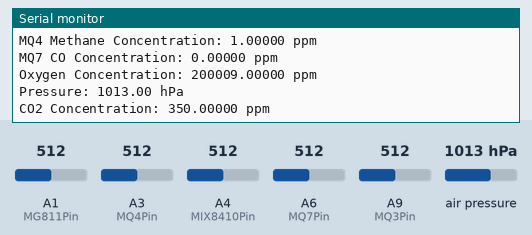
Simulated run of this sketch. Board: Arduino Mega 2560, built with avr-gcc and run on an emulated ATmega2560. Parts: the last lines printed to the serial monitor. The inputs (shaded band) are chosen by the test bench; at power-on: air pressure 1013 hPa, A1 (MG811Pin) = 512, A4 (MIX8410Pin) = 512, A3 (MQ4Pin) = 512, A6 (MQ7Pin) = 512, A9 (MQ3Pin) = 512. The ROS host is connected and sends only what is stated.

Above: at 1.9 s.
2.0 s: air pressure set to 952 hPa
At 3.3 s:
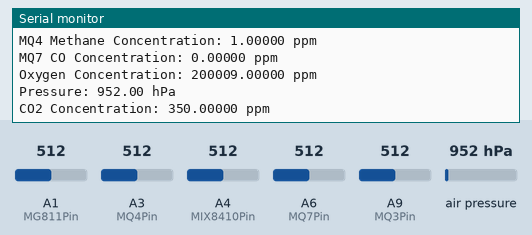
3.6 s: A1 (MG811Pin) set to 716
At 5.1 s:
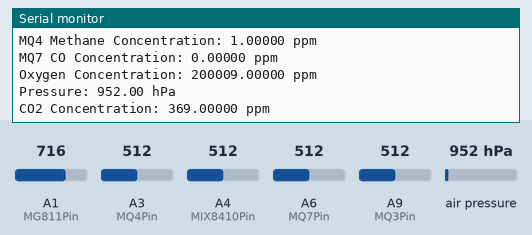
5.2 s: A4 (MIX8410Pin) set to 716
At 6.6 s:
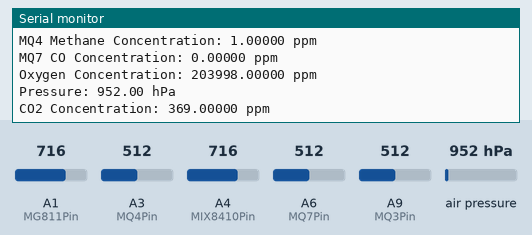
6.8 s: air pressure set to 975 hPa
At 7.9 s:
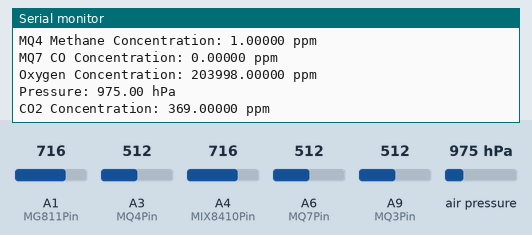
8.4 s: A1 (MG811Pin) set to 992
At 10.2 s:
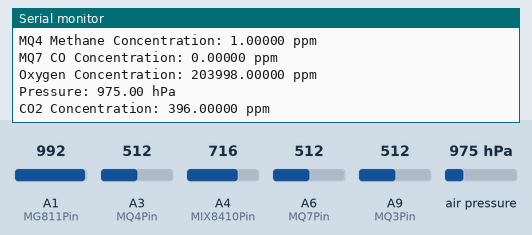
12.8 s: A4 (MIX8410Pin) set to 992
At 14.5 s:
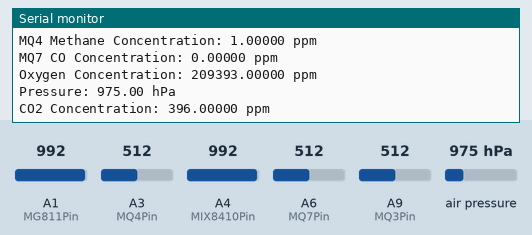
Timing chart, 0 to 15.4 s (numbered marks = the images above; inputs shaded):
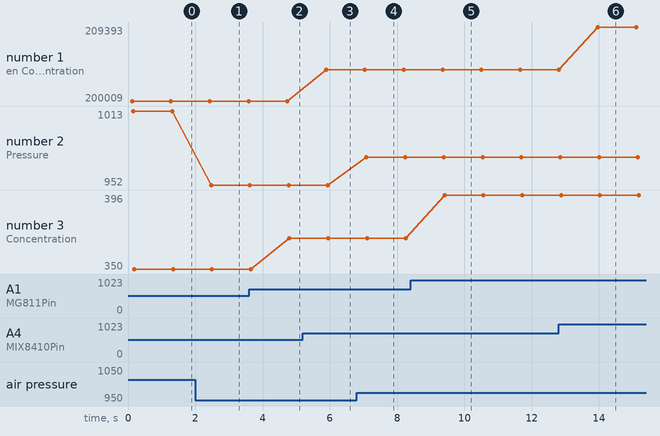

The sketch:

atm.ino
```cpp
#include <Wire.h>
#include <Adafruit_Sensor.h>
#include <Adafruit_BMP085.h>
#include <ros.h>
#include <std_msgs/Float64MultiArray.h>

ros::NodeHandle nh;

std_msgs::Float64MultiArray atm_data;
ros::Publisher chatter("atm_data", &atm_data);

// Define sensor pins
const int MQ3Pin = A9;
const int MQ4Pin = A3;
const int MQ7Pin = A6;
const int MIX8410Pin = A4;
const int BMP180PinSDA = 20;
const int BMP180PinSCL = 21;
const int MG811Pin = A1;

// Calibration values
const float MQ3_RL = 10.0;  // Resistance of the load resistor for MQ3 sensor
const float MQ4_RL = 10.0;  // Resistance of the load resistor for MQ4 sensor
const float MQ7_RL = 10.0;  // Resistance of the load resistor for MQ7 sensor
const float MG811_ZeroPointVoltage = 0.22; // Replace with your MG811 sensor's zero point voltage

// Objects for sensors
Adafruit_BMP085 bmp;

void setup() {
  Serial.begin(9600);
  Wire.begin();
  bmp.begin();
  nh.initNode();
  nh.advertise(chatter);
}

void loop() {
  // Read analog values from sensors
  int MQ3Value = analogRead(MQ3Pin);
  int MQ4Value = analogRead(MQ4Pin);
  int MQ7Value = analogRead(MQ7Pin);
  int MIX8410Value = analogRead(MIX8410Pin);
  int MG811Value = analogRead(MG811Pin);

  // Convert analog values to physical quantities
  float MQ3AlcoholConcentration = calculateMQ3AlcoholConcentration(MQ3Value);
  float MQ4MethaneConcentration = calculateMQ4MethaneConcentration(MQ4Value);
  float MQ7COConcentration = calculateMQ7COConcentration(MQ7Value);
  float OxygenConcentration = calculateOxygenConcentration(MIX8410Value);
  float Pressure = bmp.readPressure() / 100.0;  // Pressure in hPa
  float CO2Concentration = calculateCO2Concentration(MG811Value);

  // Print the sensor readings
  Serial.print("MQ3 Alcohol Concentration: ");
  Serial.print(MQ3AlcoholConcentration, 5);
  Serial.println(" ppm");

  Serial.print("MQ4 Methane Concentration: ");
  Serial.print(MQ4MethaneConcentration, 5);
  Serial.println(" ppm");

  Serial.print("MQ7 CO Concentration: ");
  Serial.print(MQ7COConcentration, 5);
  Serial.println(" ppm");

  Serial.print("Oxygen Concentration: ");
  Serial.print(OxygenConcentration, 5);
  Serial.println(" ppm");

  Serial.print("Pressure: ");
  Serial.print(Pressure);
  Serial.println(" hPa");

  Serial.print("CO2 Concentration: ");
  Serial.print(CO2Concentration, 5);
  Serial.println(" ppm");


  float data[6] = {MQ3AlcoholConcentration,MQ4MethaneConcentration,MQ7COConcentration,OxygenConcentration,Pressure,CO2Concentration};
  atm_data.data = data;
  atm_data.data_length = 6;
  chatter.publish(&atm_data);
  nh.spinOnce();

  delay(1000);
}

// Define your calibration functions for each sensor here
float calculateMQ3AlcoholConcentration(int rawValue) {

  return map(rawValue, 0, 1023, 0, 1);
}

float calculateMQ4MethaneConcentration(int rawValue) {

  return map(rawValue, 0, 1023, 1.7, 1.9);
}

float calculateMQ7COConcentration(int rawValue) {

  return map(rawValue, 0, 1023, 0, 0.1);
}

float calculateOxygenConcentration(int rawValue) {

  return map(rawValue, 0, 1023, 190000, 210000);
}

float calculateCO2Concentration(int rawValue) {

  return map(rawValue, 0, 1023, 300, 400);
}
```

Measured:
- after the input at 2.0 s, the serial monitor: prints a new line after 0.47 s (image 1)
- after the input at 3.6 s, the serial monitor: prints a new line after 1.2 s (image 2)
- after the input at 5.2 s, the serial monitor: prints a new line after 0.69 s (image 3)
- after the input at 6.8 s, the serial monitor: prints a new line after 0.29 s (image 4)
- after the input at 8.4 s, the serial monitor: prints a new line after 1.0 s (image 5)
- after the input at 12.8 s, the serial monitor: prints a new line after 1.2 s (image 6)
- plotted number 1: 200009 → 203998 after the input at 5.2 s, 203998 → 209393 after the input at 12.8 s
- plotted number 2: 1013 → 952 after the input at 2.0 s, 952 → 975 after the input at 6.8 s
